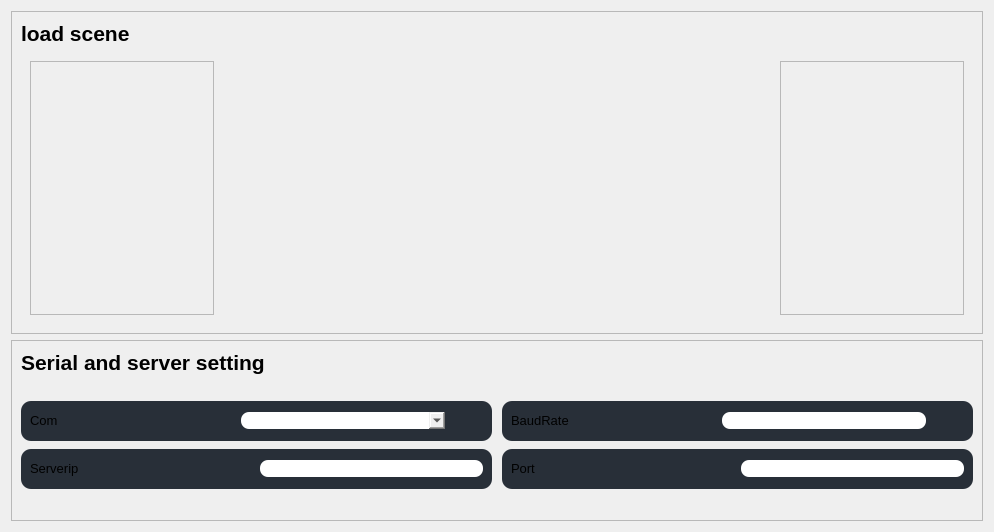
                   <widget class="QWidget" name="scrollAreaWidgetContents">
                    <property name="geometry">
                     <rect>
                      <x>0</x>
                      <y>0</y>
                      <width>994</width>
                      <height>532</height>
                     </rect>
                    </property>
                    <layout class="QVBoxLayout" name="verticalLayout_15">
                     <item>
                      <widget class="QFrame" name="frame">
                       <property name="frameShape">
                        <enum>QFrame::Shape::StyledPanel</enum>
                       </property>
                       <property name="frameShadow">
                        <enum>QFrame::Shadow::Raised</enum>
                       </property>
                       <layout class="QVBoxLayout" name="verticalLayout_9">
                        <item>
                         <widget class="QLabel" name="load_scene">
                          <property name="text">
                           <string>&lt;html&gt;&lt;head/&gt;&lt;body&gt;&lt;p&gt;&lt;span style=&quot; font-size:16pt; font-weight:700;&quot;&gt;load scene&lt;/span&gt;&lt;/p&gt;&lt;/body&gt;&lt;/html&gt;</string>
                          </property>
                         </widget>
                        </item>
                        <item>
                         <widget class="QWidget" name="scene_widget" native="true">
                          <property name="sizePolicy">
                           <sizepolicy hsizetype="Expanding" vsizetype="Expanding">
                            <horstretch>16</horstretch>
                            <verstretch>9</verstretch>
                           </sizepolicy>
                          </property>
                          <property name="minimumSize">
                           <size>
                            <width>480</width>
                            <height>270</height>
                           </size>
                          </property>
                          <property name="sizeIncrement">
                           <size>
                            <width>16</width>
                            <height>9</height>
                           </size>
                          </property>
                          <property name="baseSize">
                           <size>
                            <width>480</width>
                            <height>270</height>
                           </size>
                          </property>
                          <layout class="QHBoxLayout" name="horizontalLayout_12" stretch="1,3,1">
                           <item>
                            <widget class="QFrame" name="frame_45">
                             <property name="frameShape">
                              <enum>QFrame::Shape::StyledPanel</enum>
                             </property>
                             <property name="frameShadow">
                              <enum>QFrame::Shadow::Raised</enum>
                             </property>
                            </widget>
                           </item>
                           <item>
                            <widget class="QLabel" name="scene">
                             <property name="text">
                              <string/>
                             </property>
                             <property name="scaledContents">
                              <bool>true</bool>
                             </property>
                            </widget>
                           </item>
                           <item>
                            <widget class="QFrame" name="frame_46">
                             <property name="frameShape">
                              <enum>QFrame::Shape::StyledPanel</enum>
                             </property>
                             <property name="frameShadow">
                              <enum>QFrame::Shadow::Raised</enum>
                             </property>
                            </widget>
                           </item>
                          </layout>
                         </widget>
                        </item>
                       </layout>
                      </widget>
                     </item>
                     <item>
                      <widget class="QFrame" name="frame_33">
                       <property name="frameShape">
                        <enum>QFrame::Shape::StyledPanel</enum>
                       </property>
                       <property name="frameShadow">
                        <enum>QFrame::Shadow::Raised</enum>
                       </property>
                       <layout class="QVBoxLayout" name="verticalLayout_22">
                        <item>
                         <widget class="QLabel" name="Serial_and_server_setting">
                          <property name="maximumSize">
                           <size>
                            <width>16777215</width>
                            <height>60</height>
                           </size>
                          </property>
                          <property name="text">
                           <string>&lt;html&gt;&lt;head/&gt;&lt;body&gt;&lt;p&gt;&lt;span style=&quot; font-size:16pt; font-weight:700;&quot;&gt;Serial and server setting&lt;/span&gt;&lt;/p&gt;&lt;/body&gt;&lt;/html&gt;</string>
                          </property>
                         </widget>
                        </item>
                        <item>
                         <widget class="QFrame" name="use_movemax_setting_frame">
                          <property name="minimumSize">
                           <size>
                            <width>0</width>
                            <height>130</height>
                           </size>
                          </property>
                          <property name="maximumSize">
                           <size>
                            <width>16777215</width>
                            <height>130</height>
                           </size>
                          </property>
                          <property name="styleSheet">
                           <string notr="true">border:none;</string>
                          </property>
                          <property name="frameShape">
                           <enum>QFrame::Shape::StyledPanel</enum>
                          </property>
                          <property name="frameShadow">
                           <enum>QFrame::Shadow::Raised</enum>
                          </property>
                          <layout class="QHBoxLayout" name="horizontalLayout_24">
                           <property name="spacing">
                            <number>10</number>
                           </property>
                           <property name="leftMargin">
                            <number>0</number>
                           </property>
                           <property name="rightMargin">
                            <number>0</number>
                           </property>
                           <item>
                            <widget class="QFrame" name="frame_39">
                             <property name="frameShape">
                              <enum>QFrame::Shape::StyledPanel</enum>
                             </property>
                             <property name="frameShadow">
                              <enum>QFrame::Shadow::Raised</enum>
                             </property>
                             <layout class="QVBoxLayout" name="verticalLayout_13">
                              <property name="leftMargin">
                               <number>0</number>
                              </property>
                              <property name="rightMargin">
                               <number>0</number>
                              </property>
                              <item>
                               <widget class="QFrame" name="init_port_model_frame_12">
                                <property name="minimumSize">
                                 <size>
                                  <width>0</width>
                                  <height>40</height>
                                 </size>
                                </property>
                                <property name="maximumSize">
                                 <size>
                                  <width>16777215</width>
                                  <height>40</height>
                                 </size>
                                </property>
                                <property name="styleSheet">
                                 <string notr="true">QFrame{
    background-color: #282F38;
    border-radius: 10px;
	border:none;
}
</string>
                                </property>
                                <property name="frameShape">
                                 <enum>QFrame::Shape::StyledPanel</enum>
                                </property>
                                <property name="frameShadow">
                                 <enum>QFrame::Shadow::Raised</enum>
                                </property>
                                <layout class="QHBoxLayout" name="horizontalLayout_18" stretch="2,2,0">
                                 <item>
                                  <widget class="QLabel" name="com_label">
                                   <property name="minimumSize">
                                    <size>
                                     <width>0</width>
                                     <height>0</height>
                                    </size>
                                   </property>
                                   <property name="maximumSize">
                                    <size>
                                     <width>16777215</width>
                                     <height>16777215</height>
                                    </size>
                                   </property>
                                   <property name="text">
                                    <string>&lt;html&gt;&lt;head/&gt;&lt;body&gt;&lt;p&gt;&lt;span style=&quot; font-size:10pt;&quot;&gt;Com&lt;/span&gt;&lt;/p&gt;&lt;/body&gt;&lt;/html&gt;</string>
                                   </property>
                                  </widget>
                                 </item>
                                 <item>
                                  <widget class="QComboBox" name="port_id">
                                   <property name="styleSheet">
                                    <string notr="true">border-radius: 8px;
font: 10pt;</string>
                                   </property>
                                  </widget>
                                 </item>
                                 <item>
                                  <widget class="QPushButton" name="reload_btn">
                                   <property name="styleSheet">
                                    <string notr="true">QPushButton {
	background-color: transparent;
    border: none;
    background-position: center;
    background-repeat: no-repeat;
	background-image: url(:/forms/icons/cil-loop.png);
}
</string>
                                   </property>
                                   <property name="text">
                                    <string/>
                                   </property>
                                  </widget>
                                 </item>
                                </layout>
                               </widget>
                              </item>
                              <item>
                               <widget class="QFrame" name="init_port_model_frame_13">
                                <property name="minimumSize">
                                 <size>
                                  <width>0</width>
                                  <height>40</height>
                                 </size>
                                </property>
                                <property name="maximumSize">
                                 <size>
                                  <width>16777215</width>
                                  <height>40</height>
                                 </size>
                                </property>
                                <property name="styleSheet">
                                 <string notr="true">QFrame{
    background-color: #282F38;
    border-radius: 10px;
	border:none;
}
</string>
                                </property>
                                <property name="frameShape">
                                 <enum>QFrame::Shape::StyledPanel</enum>
                                </property>
                                <property name="frameShadow">
                                 <enum>QFrame::Shadow::Raised</enum>
                                </property>
                                <layout class="QHBoxLayout" name="horizontalLayout_19">
                                 <item>
                                  <widget class="QLabel" name="Serverip_label">
                                   <property name="sizePolicy">
                                    <sizepolicy hsizetype="Expanding" vsizetype="Preferred">
                                     <horstretch>0</horstretch>
                                     <verstretch>0</verstretch>
                                    </sizepolicy>
                                   </property>
                                   <property name="minimumSize">
                                    <size>
                                     <width>0</width>
                                     <height>0</height>
                                    </size>
                                   </property>
                                   <property name="maximumSize">
                                    <size>
                                     <width>16777215</width>
                                     <height>16777215</height>
                                    </size>
                                   </property>
                                   <property name="text">
                                    <string>&lt;html&gt;&lt;head/&gt;&lt;body&gt;&lt;p&gt;&lt;span style=&quot; font-size:10pt;&quot;&gt;Serverip&lt;/span&gt;&lt;/p&gt;&lt;/body&gt;&lt;/html&gt;</string>
                                   </property>
                                  </widget>
                                 </item>
                                 <item>
                                  <widget class="QLineEdit" name="Serverip">
                                   <property name="minimumSize">
                                    <size>
                                     <width>0</width>
                                     <height>0</height>
                                    </size>
                                   </property>
                                   <property name="maximumSize">
                                    <size>
                                     <width>16777215</width>
                                     <height>16777215</height>
                                    </size>
                                   </property>
                                   <property name="mouseTracking">
                                    <bool>true</bool>
                                   </property>
                                   <property name="focusPolicy">
                                    <enum>Qt::FocusPolicy::ClickFocus</enum>
                                   </property>
                                   <property name="styleSheet">
                                    <string notr="true">border-radius: 8px;
font: 10pt;</string>
                                   </property>
                                   <property name="text">
                                    <string/>
                                   </property>
                                  </widget>
                                 </item>
                                </layout>
                               </widget>
                              </item>
                             </layout>
                            </widget>
                           </item>
                           <item>
                            <widget class="QFrame" name="frame_42">
                             <property name="frameShape">
                              <enum>QFrame::Shape::StyledPanel</enum>
                             </property>
                             <property name="frameShadow">
                              <enum>QFrame::Shadow::Raised</enum>
                             </property>
                             <layout class="QVBoxLayout" name="verticalLayout_14">
                              <property name="leftMargin">
                               <number>0</number>
                              </property>
                              <property name="rightMargin">
                               <number>0</number>
                              </property>
                              <item>
                               <widget class="QFrame" name="init_port_model_frame_14">
                                <property name="minimumSize">
                                 <size>
                                  <width>0</width>
                                  <height>40</height>
                                 </size>
                                </property>
                                <property name="maximumSize">
                                 <size>
                                  <width>16777215</width>
                                  <height>40</height>
                                 </size>
                                </property>
                                <property name="styleSheet">
                                 <string notr="true">QFrame{
    background-color: #282F38;
    border-radius: 10px;
	border:none;
}
</string>
                                </property>
                                <property name="frameShape">
                                 <enum>QFrame::Shape::StyledPanel</enum>
                                </property>
                                <property name="frameShadow">
                                 <enum>QFrame::Shadow::Raised</enum>
                                </property>
                                <layout class="QHBoxLayout" name="horizontalLayout_20" stretch="5,5,0">
                                 <item>
                                  <widget class="QLabel" name="BaudRate_label">
                                   <property name="sizePolicy">
                                    <sizepolicy hsizetype="Expanding" vsizetype="Preferred">
                                     <horstretch>0</horstretch>
                                     <verstretch>0</verstretch>
                                    </sizepolicy>
                                   </property>
                                   <property name="minimumSize">
                                    <size>
                                     <width>0</width>
                                     <height>0</height>
                                    </size>
                                   </property>
                                   <property name="maximumSize">
                                    <size>
                                     <width>16777215</width>
                                     <height>16777215</height>
                                    </size>
                                   </property>
                                   <property name="text">
                                    <string>&lt;html&gt;&lt;head/&gt;&lt;body&gt;&lt;p&gt;&lt;span style=&quot; font-size:10pt;&quot;&gt;BaudRate&lt;/span&gt;&lt;/p&gt;&lt;/body&gt;&lt;/html&gt;</string>
                                   </property>
                                  </widget>
                                 </item>
                                 <item>
                                  <widget class="QLineEdit" name="BaudRate">
                                   <property name="minimumSize">
                                    <size>
                                     <width>0</width>
                                     <height>0</height>
                                    </size>
                                   </property>
                                   <property name="maximumSize">
                                    <size>
                                     <width>16777215</width>
                                     <height>16777215</height>
                                    </size>
                                   </property>
                                   <property name="focusPolicy">
                                    <enum>Qt::FocusPolicy::ClickFocus</enum>
                                   </property>
                                   <property name="styleSheet">
                                    <string notr="true">border-radius: 8px;
font: 10pt;</string>
                                   </property>
                                   <property name="text">
                                    <string/>
                                   </property>
                                  </widget>
                                 </item>
                                 <item>
                                  <widget class="QPushButton" name="link_btn">
                                   <property name="styleSheet">
                                    <string notr="true">QPushButton {
	background-color: transparent;
    border: none;
    background-position: center;
    background-repeat: no-repeat;
    background-image: url(:/forms/icons/cil-media-play.png);   
}
</string>
                                   </property>
                                   <property name="text">
                                    <string/>
                                   </property>
                                  </widget>
                                 </item>
                                </layout>
                               </widget>
                              </item>
                              <item>
                               <widget class="QFrame" name="init_port_model_frame_15">
                                <property name="minimumSize">
                                 <size>
                                  <width>0</width>
                                  <height>40</height>
                                 </size>
                                </property>
                                <property name="maximumSize">
                                 <size>
                                  <width>16777215</width>
                                  <height>40</height>
                                 </size>
                                </property>
                                <property name="styleSheet">
                                 <string notr="true">QFrame{
    background-color: #282F38;
    border-radius: 10px;
	border:none;
}
</string>
                                </property>
                                <property name="frameShape">
                                 <enum>QFrame::Shape::StyledPanel</enum>
                                </property>
                                <property name="frameShadow">
                                 <enum>QFrame::Shadow::Raised</enum>
                                </property>
                                <layout class="QHBoxLayout" name="horizontalLayout_21">
                                 <item>
                                  <widget class="QLabel" name="Port_label">
                                   <property name="sizePolicy">
                                    <sizepolicy hsizetype="Expanding" vsizetype="Preferred">
                                     <horstretch>0</horstretch>
                                     <verstretch>0</verstretch>
                                    </sizepolicy>
                                   </property>
                                   <property name="minimumSize">
                                    <size>
                                     <width>0</width>
                                     <height>0</height>
                                    </size>
                                   </property>
                                   <property name="maximumSize">
                                    <size>
                                     <width>16777215</width>
                                     <height>16777215</height>
                                    </size>
                                   </property>
                                   <property name="text">
                                    <string>&lt;html&gt;&lt;head/&gt;&lt;body&gt;&lt;p&gt;&lt;span style=&quot; font-size:10pt;&quot;&gt;Port&lt;/span&gt;&lt;/p&gt;&lt;/body&gt;&lt;/html&gt;</string>
                                   </property>
                                  </widget>
                                 </item>
                                 <item>
                                  <widget class="QLineEdit" name="Port">
                                   <property name="minimumSize">
                                    <size>
                                     <width>0</width>
                                     <height>0</height>
                                    </size>
                                   </property>
                                   <property name="maximumSize">
                                    <size>
                                     <width>16777215</width>
                                     <height>16777215</height>
                                    </size>
                                   </property>
                                   <property name="mouseTracking">
                                    <bool>true</bool>
                                   </property>
                                   <property name="focusPolicy">
                                    <enum>Qt::FocusPolicy::ClickFocus</enum>
                                   </property>
                                   <property name="styleSheet">
                                    <string notr="true">border-radius: 8px;
font: 10pt;</string>
                                   </property>
                                   <property name="text">
                                    <string/>
                                   </property>
                                  </widget>
                                 </item>
                                </layout>
                               </widget>
                              </item>
                             </layout>
                            </widget>
                           </item>
                          </layout>
                         </widget>
                        </item>
                       </layout>
                      </widget>
                     </item>
                    </layout>
                   </widget>
